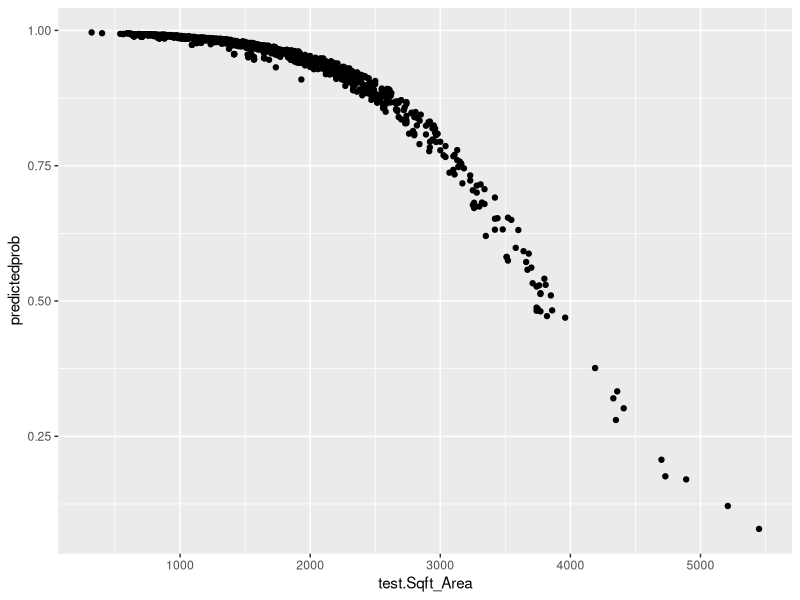

Source code (R):
library(dplyr)
library(ggplot2)
library(caret)
df <- read.csv('HousePrice.csv')

#making life ezpz
tt_split <- function(data, percent, side){
  ## FUNCTION FOR SPLITTING BY PERCENT CHOSEN
  if(side == 'top'){
    data <- data %>% #top X% of data
      slice(1:ceiling(nrow(data)*percent))
  }
  else if (side == 'bot'){
    data <- data %>% #bottom X% of data
      slice(ceiling(nrow(data)*percent)+1:nrow(data))
  }
  else{
    print("choose top or bot portion of data")
  }
  return(data)
}

#continuous to categorical
df <- df %>% 
  mutate(
    Price = factor(ifelse(Price < 1000000,'low','high'))
  )

#sample size of each
df %>% 
  subset(select = Price) %>% 
  table()

train <- df %>% #first 80% of data
  tt_split(0.8,'top')

test <- df %>% #last 20% of data
  tt_split(0.8,'bot')


#build model
glm.fit <- glm(Price ~ Sqft_Area + Lot_Area + Age + Crime,
               data=train,
               family=binomial)

glm.fit %>% #summary of linear model
  summary()

#predictions
predictedprob <- glm.fit %>% 
  predict(newdata= test, type="response")

predictedprob %>% 
  head()

#check probability
newdata <- data.frame(test$Sqft_Area, test$Price, predictedprob)

newdata %>% 
  head()

#graphing
newdata %>% 
  ggplot(aes(x=test.Sqft_Area, y=predictedprob)) +
    geom_point()

#evaluation
cfm <- newdata %>% 
  mutate(
    pred = factor(ifelse(predictedprob > 0.5, 'low', 'high'))
  )

confusionMatrix(cfm$test.Price, cfm$pred)
